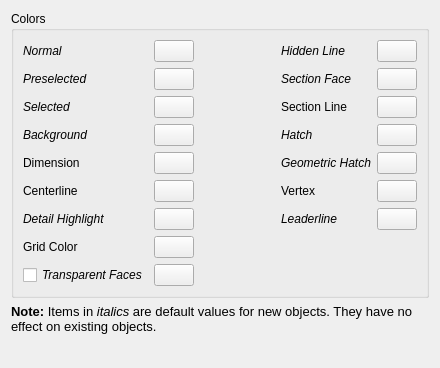
<?xml version="1.0" encoding="UTF-8"?>
<ui version="4.0">
 <class>TechDrawGui::DlgPrefsTechDrawColorsImp</class>
 <widget class="QWidget" name="TechDrawGui::DlgPrefsTechDrawColorsImp">
  <property name="geometry">
   <rect>
    <x>0</x>
    <y>0</y>
    <width>440</width>
    <height>368</height>
   </rect>
  </property>
  <property name="sizePolicy">
   <sizepolicy hsizetype="Preferred" vsizetype="Minimum">
    <horstretch>0</horstretch>
    <verstretch>0</verstretch>
   </sizepolicy>
  </property>
  <property name="windowTitle">
   <string>Colors</string>
  </property>
  <property name="toolTip">
   <string/>
  </property>
  <layout class="QVBoxLayout" name="verticalLayout_3">
   <item>
    <widget class="QGroupBox" name="gb_Colors">
     <property name="sizePolicy">
      <sizepolicy hsizetype="Preferred" vsizetype="Preferred">
       <horstretch>0</horstretch>
       <verstretch>0</verstretch>
      </sizepolicy>
     </property>
     <property name="minimumSize">
      <size>
       <width>0</width>
       <height>225</height>
      </size>
     </property>
     <property name="baseSize">
      <size>
       <width>0</width>
       <height>200</height>
      </size>
     </property>
     <property name="title">
      <string>Colors</string>
     </property>
     <layout class="QVBoxLayout" name="verticalLayout">
      <item>
       <layout class="QGridLayout" name="gridLayout">
        <item row="0" column="0">
         <widget class="QLabel" name="lbl_Normal">
          <property name="font">
           <font>
            <italic>true</italic>
           </font>
          </property>
          <property name="text">
           <string>Normal</string>
          </property>
         </widget>
        </item>
        <item row="0" column="1">
         <widget class="Gui::PrefColorButton" name="pcb_Normal">
          <property name="toolTip">
           <string extracomment="ToolTip">Normal line color</string>
          </property>
          <property name="color">
           <color>
            <red>0</red>
            <green>0</green>
            <blue>0</blue>
           </color>
          </property>
          <property name="prefEntry" stdset="0">
           <cstring>NormalColor</cstring>
          </property>
          <property name="prefPath" stdset="0">
           <cstring>Mod/TechDraw/Colors</cstring>
          </property>
         </widget>
        </item>
        <item row="0" column="2">
         <spacer name="horizontalSpacer_3">
          <property name="orientation">
           <enum>Qt::Horizontal</enum>
          </property>
          <property name="sizeHint" stdset="0">
           <size>
            <width>40</width>
            <height>20</height>
           </size>
          </property>
         </spacer>
        </item>
        <item row="0" column="3">
         <widget class="QLabel" name="lbl_Hidden">
          <property name="font">
           <font>
            <italic>true</italic>
           </font>
          </property>
          <property name="text">
           <string>Hidden Line</string>
          </property>
         </widget>
        </item>
        <item row="0" column="4">
         <widget class="Gui::PrefColorButton" name="pcb_Hidden">
          <property name="toolTip">
           <string extracomment="ToolTip">Hidden line color</string>
          </property>
          <property name="color">
           <color>
            <red>0</red>
            <green>0</green>
            <blue>0</blue>
           </color>
          </property>
          <property name="prefEntry" stdset="0">
           <cstring>HiddenColor</cstring>
          </property>
          <property name="prefPath" stdset="0">
           <cstring>Mod/TechDraw/Colors</cstring>
          </property>
         </widget>
        </item>
        <item row="1" column="0">
         <widget class="QLabel" name="lbl_PreSelect">
          <property name="font">
           <font>
            <italic>true</italic>
           </font>
          </property>
          <property name="text">
           <string>Preselected</string>
          </property>
         </widget>
        </item>
        <item row="1" column="1">
         <widget class="Gui::PrefColorButton" name="pcb_PreSelect">
          <property name="toolTip">
           <string extracomment="ToolTip">Preselection color</string>
          </property>
          <property name="color">
           <color>
            <red>255</red>
            <green>255</green>
            <blue>0</blue>
           </color>
          </property>
          <property name="prefEntry" stdset="0">
           <cstring>PreSelectColor</cstring>
          </property>
          <property name="prefPath" stdset="0">
           <cstring>Mod/TechDraw/Colors</cstring>
          </property>
         </widget>
        </item>
        <item row="1" column="3">
         <widget class="QLabel" name="label_3">
          <property name="font">
           <font>
            <italic>true</italic>
           </font>
          </property>
          <property name="text">
           <string>Section Face</string>
          </property>
         </widget>
        </item>
        <item row="1" column="4">
         <widget class="Gui::PrefColorButton" name="pcb_Surface">
          <property name="toolTip">
           <string extracomment="ToolTip">Section face color</string>
          </property>
          <property name="color">
           <color>
            <red>211</red>
            <green>211</green>
            <blue>211</blue>
           </color>
          </property>
          <property name="prefEntry" stdset="0">
           <cstring>CutSurfaceColor</cstring>
          </property>
          <property name="prefPath" stdset="0">
           <cstring>Mod/TechDraw/Colors</cstring>
          </property>
         </widget>
        </item>
        <item row="2" column="0">
         <widget class="QLabel" name="lbl_Select">
          <property name="font">
           <font>
            <italic>true</italic>
           </font>
          </property>
          <property name="text">
           <string>Selected</string>
          </property>
         </widget>
        </item>
        <item row="2" column="1">
         <widget class="Gui::PrefColorButton" name="pcb_Select">
          <property name="toolTip">
           <string extracomment="ToolTip">Selected item color</string>
          </property>
          <property name="color">
           <color>
            <red>0</red>
            <green>255</green>
            <blue>0</blue>
           </color>
          </property>
          <property name="prefEntry" stdset="0">
           <cstring>SelectColor</cstring>
          </property>
          <property name="prefPath" stdset="0">
           <cstring>Mod/TechDraw/Colors</cstring>
          </property>
         </widget>
        </item>
        <item row="2" column="3">
         <widget class="QLabel" name="label_14">
          <property name="text">
           <string>Section Line</string>
          </property>
         </widget>
        </item>
        <item row="2" column="4">
         <widget class="Gui::PrefColorButton" name="pcbSectionLine">
          <property name="toolTip">
           <string extracomment="ToolTip">Section line color</string>
          </property>
          <property name="color">
           <color>
            <red>0</red>
            <green>0</green>
            <blue>0</blue>
           </color>
          </property>
          <property name="prefEntry" stdset="0">
           <cstring>SectionColor</cstring>
          </property>
          <property name="prefPath" stdset="0">
           <cstring>/Mod/TechDraw/Decorations</cstring>
          </property>
         </widget>
        </item>
        <item row="3" column="0">
         <widget class="QLabel" name="label_4">
          <property name="font">
           <font>
            <italic>true</italic>
           </font>
          </property>
          <property name="text">
           <string>Background</string>
          </property>
         </widget>
        </item>
        <item row="3" column="1">
         <widget class="Gui::PrefColorButton" name="pcb_Background">
          <property name="toolTip">
           <string extracomment="ToolTip">Background color around pages</string>
          </property>
          <property name="color">
           <color>
            <red>211</red>
            <green>211</green>
            <blue>211</blue>
           </color>
          </property>
          <property name="prefEntry" stdset="0">
           <cstring>Background</cstring>
          </property>
          <property name="prefPath" stdset="0">
           <cstring>/Mod/TechDraw/Colors</cstring>
          </property>
         </widget>
        </item>
        <item row="3" column="3">
         <widget class="QLabel" name="label_5">
          <property name="font">
           <font>
            <italic>true</italic>
           </font>
          </property>
          <property name="text">
           <string>Hatch</string>
          </property>
         </widget>
        </item>
        <item row="3" column="4">
         <widget class="Gui::PrefColorButton" name="pcb_Hatch">
          <property name="toolTip">
           <string extracomment="ToolTip">Hatch image color</string>
          </property>
          <property name="color">
           <color>
            <red>0</red>
            <green>0</green>
            <blue>0</blue>
           </color>
          </property>
          <property name="prefEntry" stdset="0">
           <cstring>Hatch</cstring>
          </property>
          <property name="prefPath" stdset="0">
           <cstring>/Mod/TechDraw/Colors</cstring>
          </property>
         </widget>
        </item>
        <item row="4" column="0">
         <widget class="QLabel" name="label_13">
          <property name="text">
           <string>Dimension</string>
          </property>
         </widget>
        </item>
        <item row="4" column="1">
         <widget class="Gui::PrefColorButton" name="pcbDimColor">
          <property name="toolTip">
           <string extracomment="ToolTip">Color of dimension lines and text.</string>
          </property>
          <property name="color">
           <color>
            <red>0</red>
            <green>0</green>
            <blue>0</blue>
           </color>
          </property>
          <property name="prefEntry" stdset="0">
           <cstring>Color</cstring>
          </property>
          <property name="prefPath" stdset="0">
           <cstring>Mod/TechDraw/Dimensions</cstring>
          </property>
         </widget>
        </item>
        <item row="4" column="3">
         <widget class="QLabel" name="label_7">
          <property name="font">
           <font>
            <italic>true</italic>
           </font>
          </property>
          <property name="text">
           <string>Geometric Hatch</string>
          </property>
         </widget>
        </item>
        <item row="4" column="4">
         <widget class="Gui::PrefColorButton" name="pcb_GeomHatch">
          <property name="toolTip">
           <string extracomment="ToolTip">Geometric hatch pattern color</string>
          </property>
          <property name="color">
           <color>
            <red>0</red>
            <green>0</green>
            <blue>0</blue>
           </color>
          </property>
          <property name="prefEntry" stdset="0">
           <cstring>GeomHatch</cstring>
          </property>
          <property name="prefPath" stdset="0">
           <cstring>/Mod/TechDraw/Colors</cstring>
          </property>
         </widget>
        </item>
        <item row="5" column="0">
         <widget class="QLabel" name="label_15">
          <property name="text">
           <string>Centerline</string>
          </property>
         </widget>
        </item>
        <item row="5" column="1">
         <widget class="Gui::PrefColorButton" name="pcbCenterColor">
          <property name="toolTip">
           <string extracomment="ToolTip">Centerline color</string>
          </property>
          <property name="color">
           <color>
            <red>0</red>
            <green>0</green>
            <blue>0</blue>
           </color>
          </property>
          <property name="prefEntry" stdset="0">
           <cstring>CenterColor</cstring>
          </property>
          <property name="prefPath" stdset="0">
           <cstring>Mod/TechDraw/Decorations</cstring>
          </property>
         </widget>
        </item>
        <item row="5" column="3">
         <widget class="QLabel" name="label_16">
          <property name="text">
           <string>Vertex</string>
          </property>
         </widget>
        </item>
        <item row="5" column="4">
         <widget class="Gui::PrefColorButton" name="pcbVertexColor">
          <property name="toolTip">
           <string extracomment="ToolTip">Color of vertices in views</string>
          </property>
          <property name="color">
           <color>
            <red>0</red>
            <green>0</green>
            <blue>0</blue>
           </color>
          </property>
          <property name="prefEntry" stdset="0">
           <cstring>VertexColor</cstring>
          </property>
          <property name="prefPath" stdset="0">
           <cstring>Mod/TechDraw/Decorations</cstring>
          </property>
         </widget>
        </item>
        <item row="6" column="0">
         <widget class="QLabel" name="label_18">
          <property name="font">
           <font>
            <italic>true</italic>
           </font>
          </property>
          <property name="text">
           <string>Detail Highlight</string>
          </property>
         </widget>
        </item>
        <item row="6" column="1">
         <widget class="Gui::PrefColorButton" name="pcbHighlight">
          <property name="color">
           <color>
            <red>0</red>
            <green>0</green>
            <blue>0</blue>
           </color>
          </property>
          <property name="prefEntry" stdset="0">
           <cstring>HighlightColor</cstring>
          </property>
          <property name="prefPath" stdset="0">
           <cstring>/Mod/TechDraw/Decorations</cstring>
          </property>
         </widget>
        </item>
        <item row="6" column="3">
         <widget class="QLabel" name="label_17">
          <property name="font">
           <font>
            <italic>true</italic>
           </font>
          </property>
          <property name="text">
           <string>Leaderline</string>
          </property>
         </widget>
        </item>
        <item row="6" column="4">
         <widget class="Gui::PrefColorButton" name="pcbMarkup">
          <property name="toolTip">
           <string extracomment="ToolTip">Default color for leader lines</string>
          </property>
          <property name="color">
           <color>
            <red>0</red>
            <green>0</green>
            <blue>0</blue>
           </color>
          </property>
          <property name="prefEntry" stdset="0">
           <cstring>Color</cstring>
          </property>
          <property name="prefPath" stdset="0">
           <cstring>Mod/TechDraw/Markups</cstring>
          </property>
         </widget>
        </item>
        <item row="7" column="0">
         <widget class="QLabel" name="label">
          <property name="text">
           <string>Grid Color</string>
          </property>
         </widget>
        </item>
        <item row="7" column="1">
         <widget class="Gui::PrefColorButton" name="pcb_Grid">
          <property name="color">
           <color>
            <red>0</red>
            <green>0</green>
            <blue>0</blue>
           </color>
          </property>
          <property name="prefEntry" stdset="0">
           <cstring>gridColor</cstring>
          </property>
          <property name="prefPath" stdset="0">
           <cstring>/Mod/TechDraw/Colors</cstring>
          </property>
         </widget>
        </item>
       <item row="8" column="0">
         <widget class="Gui::PrefCheckBox" name="pcb_PaintFaces">
          <property name="minimumSize">
           <size>
            <width>0</width>
            <height>20</height>
           </size>
          </property>
          <property name="font">
           <font>
            <italic>true</italic>
           </font>
          </property>
          <property name="toolTip">
           <string extracomment="ToolTip">Object faces will be transparent</string>
          </property>
          <property name="text">
           <string>Transparent Faces</string>
          </property>
          <property name="prefEntry" stdset="0">
           <cstring>ClearFace</cstring>
          </property>
          <property name="prefPath" stdset="0">
           <cstring>/Mod/TechDraw/Colors</cstring>
          </property>
         </widget>
        </item>
        <item row="8" column="1">
         <widget class="Gui::PrefColorButton" name="pcb_Face">
          <property name="toolTip">
           <string extracomment="ToolTip">Face color (if not transparent)</string>
          </property>
          <property name="color">
           <color>
            <red>255</red>
            <green>255</green>
            <blue>255</blue>
           </color>
          </property>
          <property name="prefEntry" stdset="0">
           <cstring>FaceColor</cstring>
          </property>
          <property name="prefPath" stdset="0">
           <cstring>/Mod/TechDraw/Colors</cstring>
          </property>
         </widget>
        </item>
        </layout>
      </item>
     </layout>
    </widget>
   </item>
   <item>
    <widget class="QLabel" name="label_12">
     <property name="font">
      <font>
       <pointsize>10</pointsize>
       <italic>false</italic>
      </font>
     </property>
     <property name="text">
      <string>&lt;html&gt;&lt;head/&gt;&lt;body&gt;&lt;p&gt;&lt;span style=" font-weight:600;"&gt;Note:&lt;/span&gt; Items in &lt;span style=" font-style:italic;"&gt;italics&lt;/span&gt; are default values for new objects. They have no effect on existing objects.&lt;/p&gt;&lt;/body&gt;&lt;/html&gt;</string>
     </property>
     <property name="wordWrap">
      <bool>true</bool>
     </property>
    </widget>
   </item>
   <item>
    <spacer name="verticalSpacer">
     <property name="orientation">
      <enum>Qt::Vertical</enum>
     </property>
     <property name="sizeHint" stdset="0">
      <size>
       <width>20</width>
       <height>19</height>
      </size>
     </property>
    </spacer>
   </item>
  </layout>
 </widget>
 <customwidgets>
  <customwidget>
   <class>Gui::ColorButton</class>
   <extends>QPushButton</extends>
   <header>Gui/Widgets.h</header>
  </customwidget>
  <customwidget>
   <class>Gui::PrefColorButton</class>
   <extends>Gui::ColorButton</extends>
   <header>Gui/PrefWidgets.h</header>
  </customwidget>
  <customwidget>
   <class>Gui::PrefCheckBox</class>
   <extends>QCheckBox</extends>
   <header>Gui/PrefWidgets.h</header>
  </customwidget>
 </customwidgets>
 <resources/>
 <connections/>
</ui>
